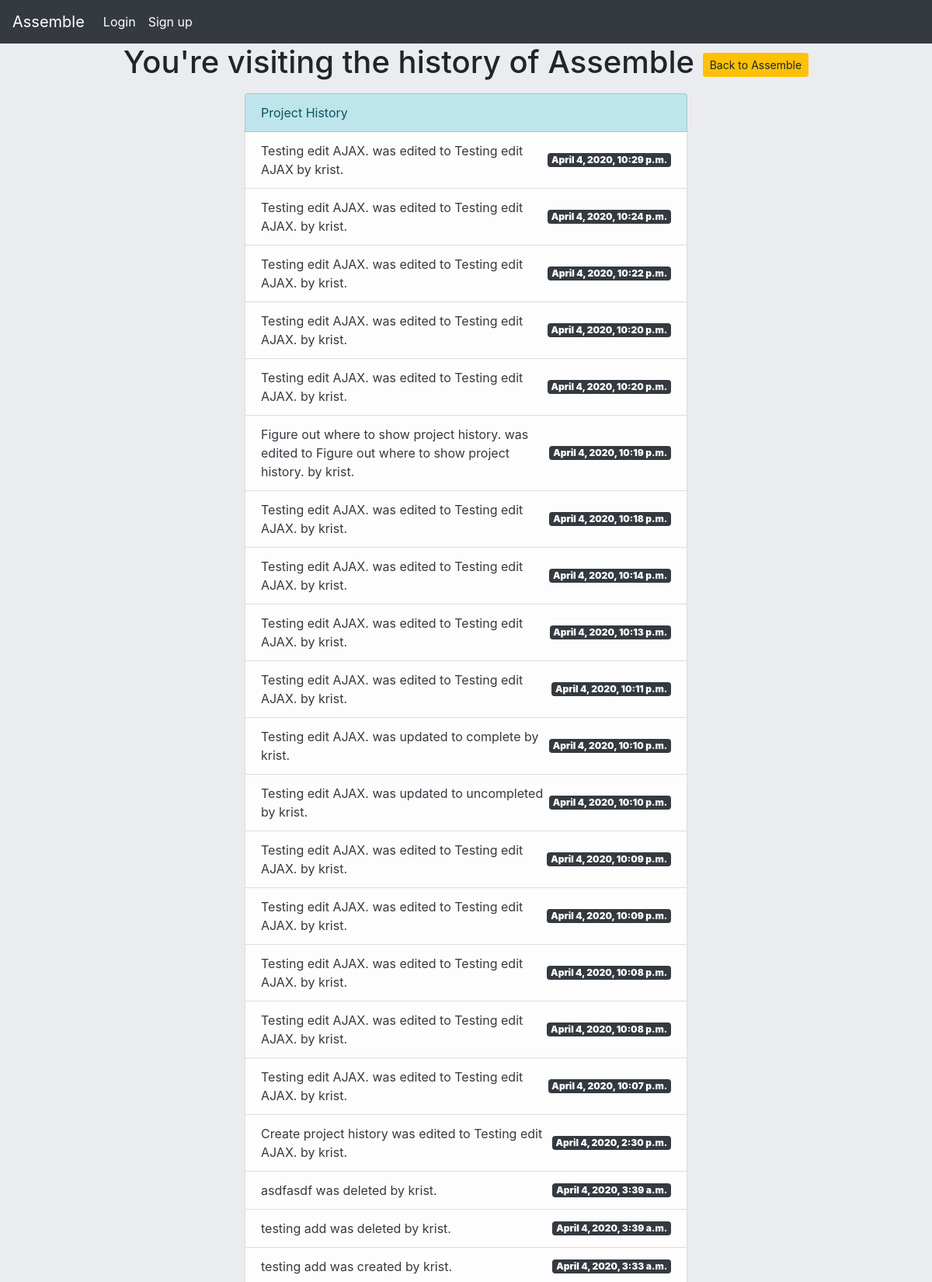
Page /project-list/project-detail/history/2/ (upper part) on the committed database.
### assemble/models.py (models this page shows, shortened)
class Project(models.Model):
    name = models.CharField(max_length=60)
    description = models.TextField(max_length=400)
    user = models.ManyToManyField('Profile',blank=True)
    owner = models.ForeignKey('Profile',blank=True,on_delete=models.CASCADE,related_name="creator")
    slug = models.SlugField(max_length=100,unique=True,blank=True,null=True)
    completed= models.BooleanField(default=False)

class ProjectHistory(models.Model):
    previous_field = models.CharField(max_length=200,blank=True)
    updated_field = models.CharField(max_length=200,blank=True)
    date_changed = models.DateTimeField(auto_now_add=True)
    status = models.CharField(max_length=20,null=True)
    user = models.CharField(max_length=100,null=True,blank=True)
    project = models.ForeignKey(Project,on_delete=models.CASCADE)
    list_string = None
    def __init__(self,*args,**kwargs):
        super(ProjectHistory,self).__init__(*args,**kwargs)
        self.create_history_string()
    """
    pre_save(sender,instance,raw,using,update_fields):
    This is sent at the beginning of a model's save method
        sender- the model class
        instance- the actual instance being saved
        raw - A boolean; True if the model is saved exactly as presented
        using- the database alias being used
        update_fields - the set of fields to update as passed to Model.save() or None if update_fields wasn't passed.

    post_save(sender,instance,raw,using,update_fields)
    This is sent at the end of the save method
        sender - the model class
        instance- the actual instance being saved
        created  -  A boolean, True if a new record is created
        raw - same as pre_save
        using - ""
        updated_fields - ""

    pre_delete(sender,instance,using):
    Sent at the beginning of a models delete() method and a queryset's delete() method

        sender- the model class
        instance - the actual instance being deleted
        using - ""

    post_delete(sender,instance,using):
    Sent at the end of a model's delete() and a queryset's delete9) method.

        sender - the model class
        instance - the actual instance being deleted. Note that the object will no longer be in the database.
        using - the database alias being used

    m2m_changed(sender,instance,action,reverse,model,pk_set,using):
    Sent when a ManyToManyField is changed on a model instance. Strictly speaking, this is not a model signal since it is sent by the ManyToManyField, but it complements the pre_save/post_save and pre_delete/post_delete when it comes to tracking changes to models.

        sender - The immediate model calss describing the ManyToManyField. This class is automatically created when a many-to-many field is defined; you can access it using thr though attribute on the many-to-many-field.
        instance- the instance whose many-to-many relation is updated. This can be an instance of the sender, or of the class the m2m is related to.
        action- a string indicating the type of update that is done to the relationship.
            "pre_add" - sent before one or more objects are added to the relation.
            "post_add" - sent after one or more objects are added to the relation.
            "pre_remove" - sent ebfore one or more objects are removed from the relation.
    """
    def create_history_string(self):
        if self.status == "deleted":
            self.list_string= f"{self.previous_field} was {self.status} by {self.user}."
        elif self.status == "edited":
            self.list_string= f"{self.previous_field} was {self.status} to {self.updated_field} by {self.user}."
        elif self.status == "updated to true":
            self.list_string = f"{self.previous_field} was updated to complete by {self.user}."
        elif self.status == "updated to false":
            self.list_string = f"{self.previous_field} was updated to uncompleted by {self.user}."
        elif self.status == "created":
            self.list_string= f"{self.previous_field} was created by {self.user}."

### assemble/views.py (the view)
# urls.py: path('project-list/project-detail/history/<pk>/',history_view,name='project-history'),
def history_view(request,pk):
    project = Project.objects.get(id=pk)
    render_list = ProjectHistory.objects.filter(project__id = pk).order_by('-date_changed')
    context={
        'project':project,
        'render_list':render_list
    }
    return render(request,'assemble/history.html',context)

### templates/assemble/history.html
{% extends 'assemble/base.html' %}
{% block content %}
<h1 class="text-center">You're visiting the history of {{project.name}} <a href="{% url 'project-detail' project.slug %}" class="btn btn-sm btn-warning">Back to {{project.name}}</a></h1>
<div class="row justify-content-center mt-3">
    <div class="col-sm-6">
        <ul class="list-group">
            <li class="list-group-item list-group-item-info">Project History</li>
            {% if render_list == 0 %}
                <li class="list-group-item list-group-item-danger text-dark d-flex justify-content-between align-items-center">
                    You haven't made any changes to your project yet! Try adding some components and breaking down your project
                    to get started.
                </li>
            {% else %}
                {% for record in render_list %}
                    <li class="list-group-item list-group-item-light text-dark d-flex justify-content-between align-items-center">
                        {{ record.list_string }}
                        <span class="badge badge-dark">
                            <strong>{{record.date_changed}}</strong>
                        </span>
                    </li>
                {% endfor %}
            {% endif %}
        </ul>
    </div>
</div>
{% endblock content %}

### rows in the picture
Project: name "Assemble"
ProjectHistory: list_string "Testing edit AJAX. was edited to Testing edit AJAX by krist.", date_changed "April 4, 2020, 10:29 p.m."
ProjectHistory: list_string "Testing edit AJAX. was edited to Testing edit AJAX. by krist.", date_changed "April 4, 2020, 10:24 p.m."
ProjectHistory: list_string "Testing edit AJAX. was edited to Testing edit AJAX. by krist.", date_changed "April 4, 2020, 10:22 p.m."
ProjectHistory: list_string "Testing edit AJAX. was edited to Testing edit AJAX. by krist.", date_changed "April 4, 2020, 10:20 p.m."
ProjectHistory: list_string "Testing edit AJAX. was edited to Testing edit AJAX. by krist.", date_changed "April 4, 2020, 10:20 p.m."
ProjectHistory: list_string "Figure out where to show project history. was edited to Figure out where to show project history. by krist.", date_changed "April 4, 2020, 10:19 p.m."
ProjectHistory: list_string "Testing edit AJAX. was edited to Testing edit AJAX. by krist.", date_changed "April 4, 2020, 10:18 p.m."
ProjectHistory: list_string "Testing edit AJAX. was edited to Testing edit AJAX. by krist.", date_changed "April 4, 2020, 10:14 p.m."
ProjectHistory: list_string "Testing edit AJAX. was edited to Testing edit AJAX. by krist.", date_changed "April 4, 2020, 10:13 p.m."
ProjectHistory: list_string "Testing edit AJAX. was edited to Testing edit AJAX. by krist.", date_changed "April 4, 2020, 10:11 p.m."
ProjectHistory: list_string "Testing edit AJAX. was updated to complete by krist.", date_changed "April 4, 2020, 10:10 p.m."
ProjectHistory: list_string "Testing edit AJAX. was updated to uncompleted by krist.", date_changed "April 4, 2020, 10:10 p.m."
ProjectHistory: list_string "Testing edit AJAX. was edited to Testing edit AJAX. by krist.", date_changed "April 4, 2020, 10:09 p.m."
ProjectHistory: list_string "Testing edit AJAX. was edited to Testing edit AJAX. by krist.", date_changed "April 4, 2020, 10:09 p.m."
ProjectHistory: list_string "Testing edit AJAX. was edited to Testing edit AJAX. by krist.", date_changed "April 4, 2020, 10:08 p.m."
ProjectHistory: list_string "Testing edit AJAX. was edited to Testing edit AJAX. by krist.", date_changed "April 4, 2020, 10:08 p.m."
ProjectHistory: list_string "Testing edit AJAX. was edited to Testing edit AJAX. by krist.", date_changed "April 4, 2020, 10:07 p.m."
ProjectHistory: list_string "Create project history was edited to Testing edit AJAX. by krist.", date_changed "April 4, 2020, 2:30 p.m."
ProjectHistory: list_string "asdfasdf was deleted by krist.", date_changed "April 4, 2020, 3:39 a.m."
ProjectHistory: list_string "testing add was deleted by krist.", date_changed "April 4, 2020, 3:39 a.m."
ProjectHistory: list_string "testing add was created by krist.", date_changed "April 4, 2020, 3:33 a.m."
